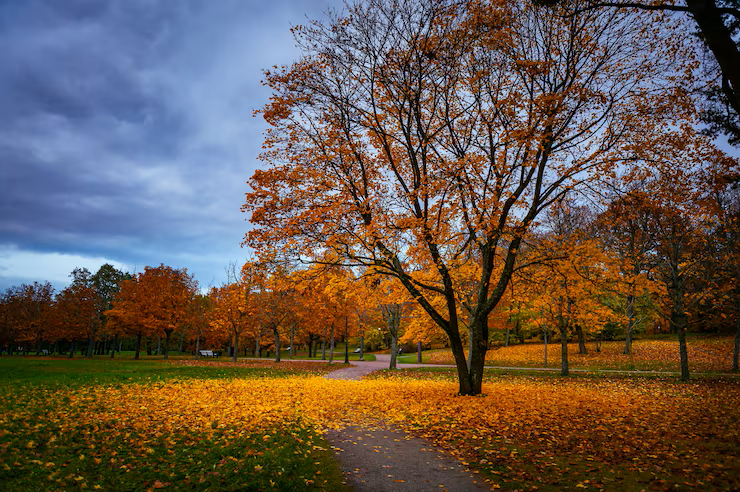
%> input picture TASK1/autumn.png, 740 x 492 px
$ octave rgb_to_gray.m   (GNU Octave 9; MATLAB toolbox functions it lacks are replaced by stand-ins)
%> lines starting %> are read from the running program, lines starting %| are printed output that depends on the picture
clc;
clear;
close all;

% read the RGB image as array
I = imread('autumn.png');
%> I is the input picture: size 492x740x3 uint8; mean R, G, B 102.9, 87.7, 76.4

% display image size and datatype
disp('Image size:');
disp(size(I));
%|    492   740     3

disp('Image datatype:');
disp(class(I));
%| uint8


% extract the individual RGB channels
% Dimension 3 represents the colour channel
R = I(:,:,1);    % Channel 1: Red
G = I(:,:,2);    % Channel 2: Green
B = I(:,:,3);    % Channel 3: Blue
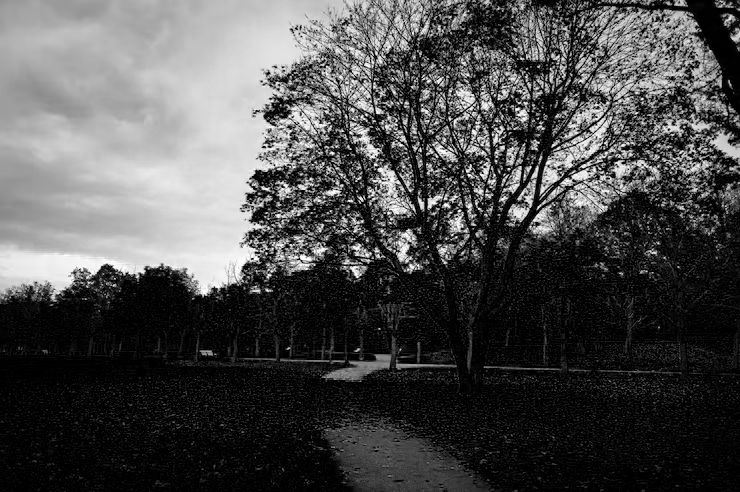
%> B: size 492x740 uint8; min 0, max 255, mean 76.4


% create colour versions only for better visualisation of each channel
R_image = cat(3, R, zeros(size(R), 'uint8'), zeros(size(R), 'uint8'));
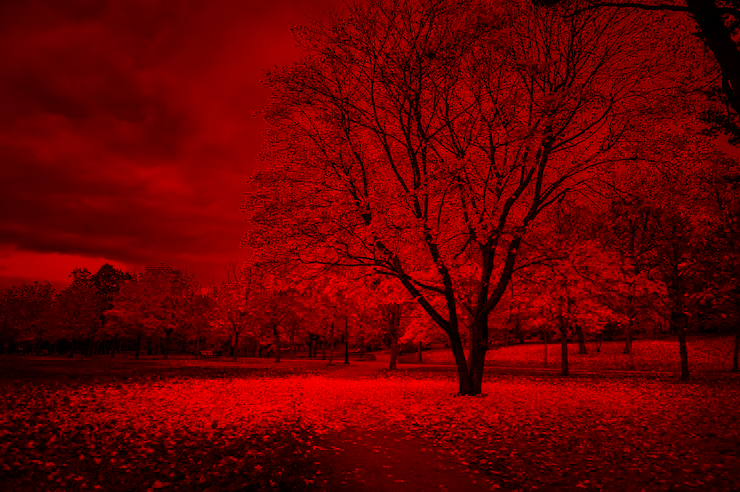
%> R_image: size 492x740x3 uint8; mean R, G, B 102.9, 0, 0
G_image = cat(3, zeros(size(G), 'uint8'), G, zeros(size(G), 'uint8'));
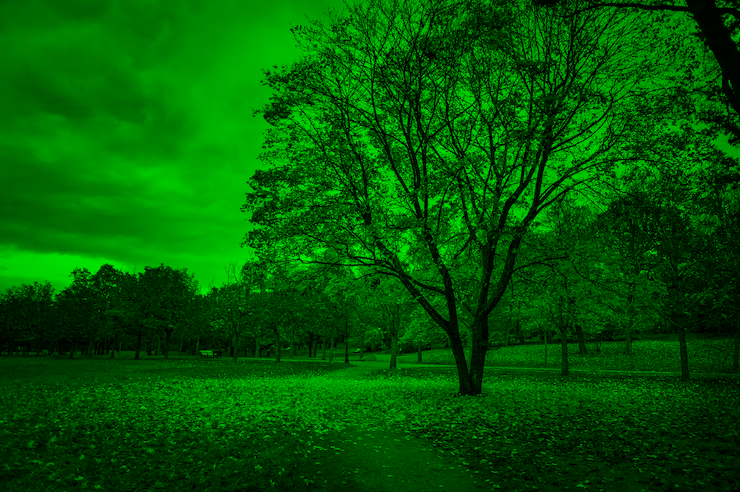
%> G_image: size 492x740x3 uint8; mean R, G, B 0, 87.7, 0
B_image = cat(3, zeros(size(B), 'uint8'), zeros(size(B), 'uint8'), B);
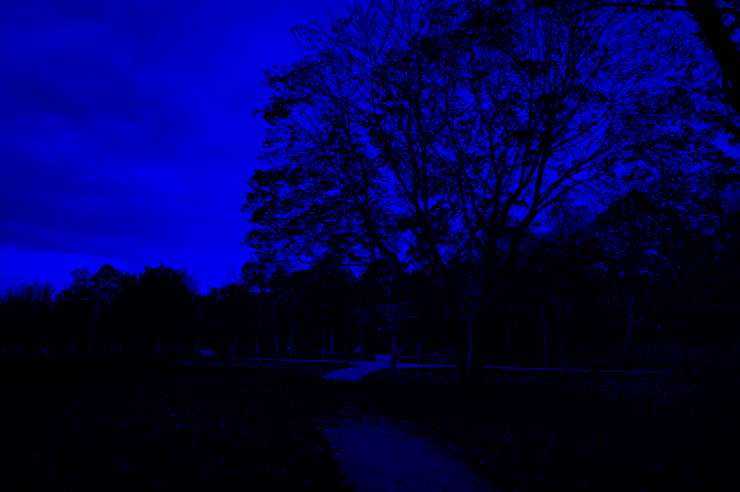
%> B_image: size 492x740x3 uint8; mean R, G, B 0, 0, 76.4


% convert RGB channels to double to avoid overflow during addition
R_d = double(R);
G_d = double(G);
B_d = double(B);


% 1. Red channel method
gray_R = R;


% 2. Green channel method (useful for example in vegetation/forest images)
gray_G = G;


% 3. Blue channel method
gray_B = B;


% 4. Average method
gray_avg = uint8((R_d + G_d + B_d) / 3);
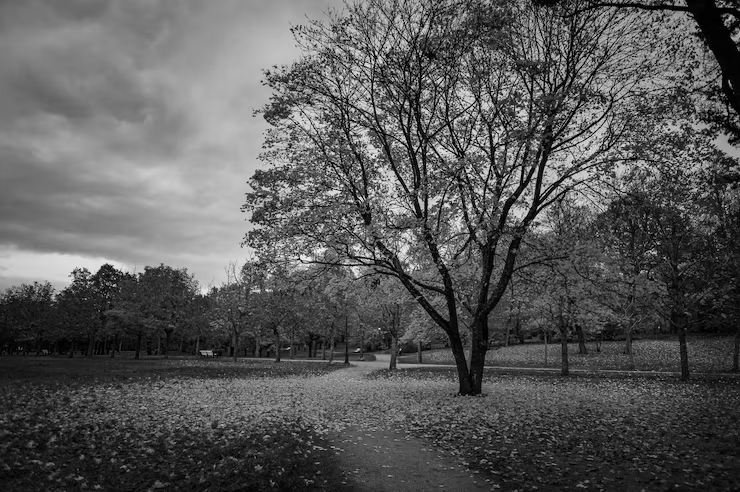
%> gray_avg: size 492x740 uint8; min 0, max 244, mean 89


% 5. Weighted average / luminance method
% Human vision is more sensitive to green than red and blue
gray_weighted = uint8(0.299*R_d + 0.587*G_d + 0.114*B_d);


% 6. Maximum channel method
% Selects the highest intensity among R, G and B at each pixel
gray_max = uint8(max(cat(3, R_d, G_d, B_d), [], 3));
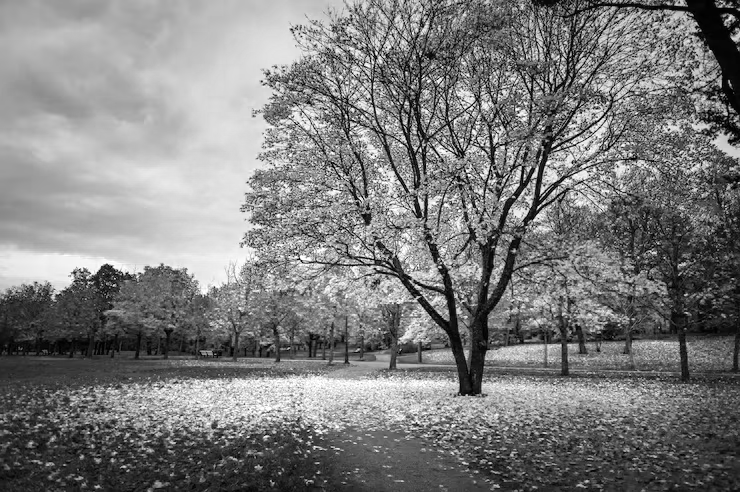
%> gray_max: size 492x740 uint8; min 0, max 255, mean 124.7


% 7. Minimum channel method
% Selects the lowest intensity among R, G and B at each pixel
gray_min = uint8(min(cat(3, R_d, G_d, B_d), [], 3));
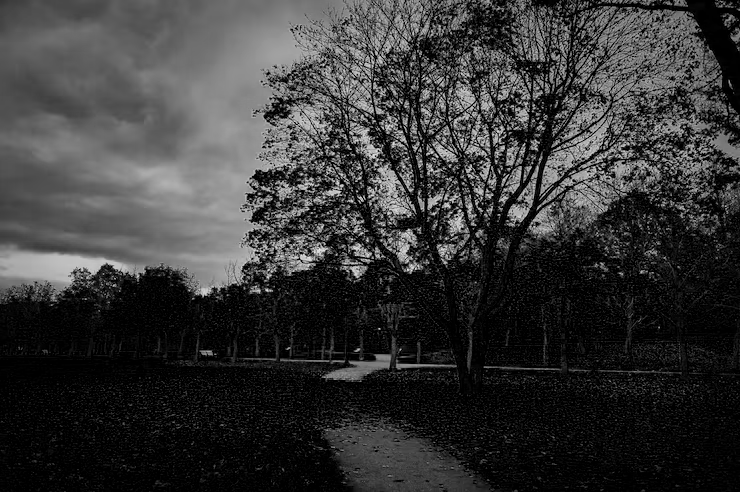
%> gray_min: size 492x740 uint8; min 0, max 242, mean 54.9


% 8. MATLAB built-in RGB to grayscale conversion
gray_builtin = rgb2gray(I);

figure;

subplot(3,3,1);
imshow(I);
title('Original RGB');

subplot(3,3,2);
imshow(R_image);
title('Red Channel');

subplot(3,3,3);
imshow(G_image);
title('Green Channel');

subplot(3,3,4);
imshow(B_image);
title('Blue Channel');

subplot(3,3,5);
imshow(gray_avg);
title('Average Method');

subplot(3,3,6);
imshow(gray_weighted);
title('Weighted Method');

subplot(3,3,7);
imshow(gray_max);
title('Maximum Method');

subplot(3,3,8);
imshow(gray_min);
title('Minimum Method');

subplot(3,3,9);
imshow(gray_builtin);
title('MATLAB rgb2gray');
